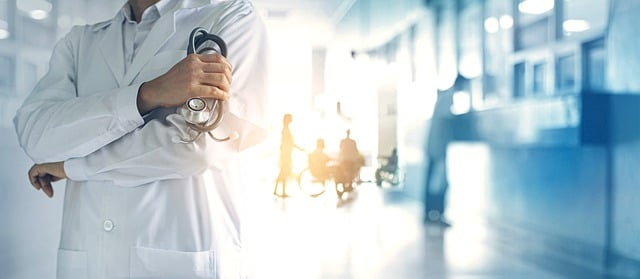
#> input picture images/cloud_computing_640_2.jpg, 640 x 279 px
$ python -i imageproc.py   (imports and definitions only)
#> lines starting #> are read from the running program, lines starting #| are printed output that depends on the picture
"""
Methods for image processing
Andreas Werdich
Center for Computational Biomedicine
"""

import os
import copy
import numpy as np
import cv2
import logging
from skimage import io
from PIL import Image

logger = logging.getLogger(name=__name__)


def clip_range(r, max_val):
    return max(min(r, max_val), 0)


# [61 lines left out: functions transform_box, crop_image, is_image, validate_image_data, not called in this run]


class ImageData:
    """ Load and transform images """

    def __init__(self, resize=None):
        self.resize = resize
        self.image_net_mean = [0.485, 0.456, 0.406]
        self.image_net_std = [0.229, 0.224, 0.225]

    # [101 lines left out: functions load_image, image_size, np_square_pad, np2color, convert_transparent_png, resize_image_list, not called in this run]

    def hist_eq(self, img):
        """ Adaptive histogram equalization
        Parameters:
            img (np.ndarray) RGB image
        Returns:
            enhanced_img (np.ndarray) RGB image with enhanced contrast
        """
        lab = cv2.cvtColor(img, cv2.COLOR_RGB2LAB)
#> lab: shape (279, 640, 3); mean of channels 0, 1, 2 201.6, 124.8, 122.4
        l_channel, a, b = cv2.split(lab)
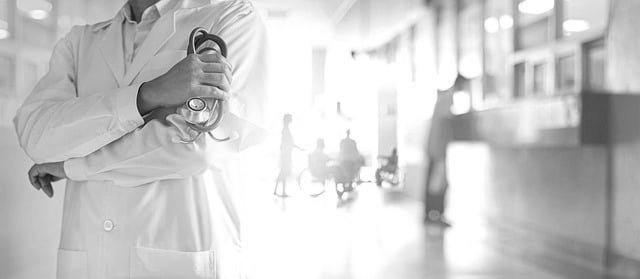
#> l_channel: shape (279, 640); min 8, max 255, mean 201.6
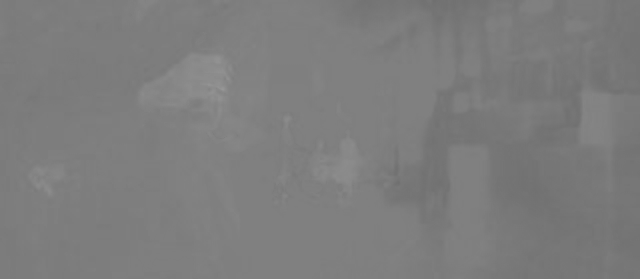
#> a: shape (279, 640); min 112, max 151, mean 124.8
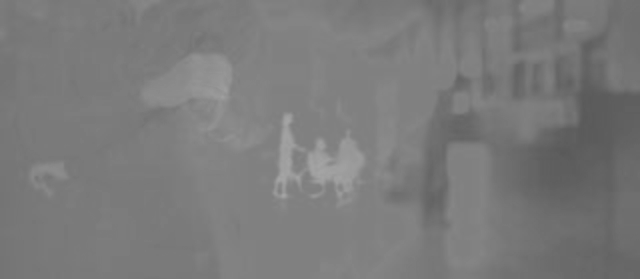
#> b: shape (279, 640); min 89, max 165, mean 122.4
        clahe = cv2.createCLAHE(clipLimit=2.0, tileGridSize=(8, 8))
        cl = clahe.apply(l_channel)
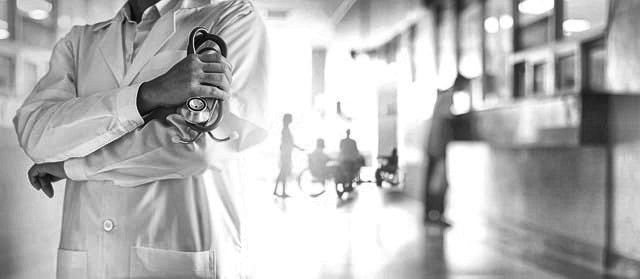
#> cl: shape (279, 640); min 3, max 255, mean 181.3
        lim_g = cv2.merge((cl, a, b))
#> lim_g: shape (279, 640, 3); mean of channels 0, 1, 2 181.3, 124.8, 122.4
        enhanced_img = cv2.cvtColor(lim_g, cv2.COLOR_LAB2RGB)
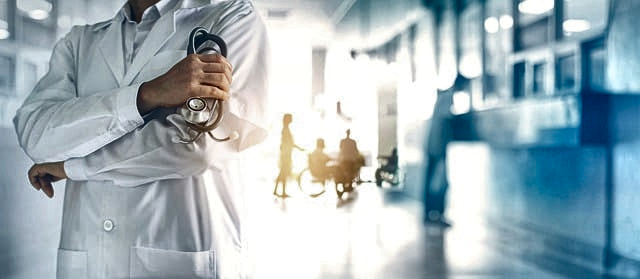
#> enhanced_img: shape (279, 640, 3); mean R, G, B 161.1, 178.3, 185.4
        return enhanced_img

>>> import cv2
>>> picture = cv2.cvtColor(cv2.imread('../../images/cloud_computing_640_2.jpg'), cv2.COLOR_BGR2RGB)
>>> result = ImageData().hist_eq(picture)

$ run again, on images/cloud_computing_640_3.jpg
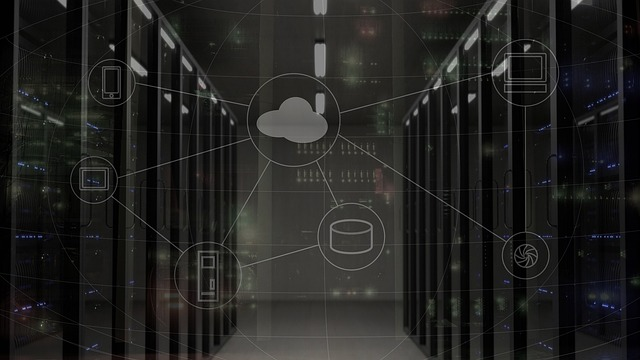
#> input picture images/cloud_computing_640_3.jpg, 640 x 360 px
#> lab: shape (360, 640, 3); mean of channels 0, 1, 2 34.7, 127.7, 129.3
#> in hist_eq, `cl = clahe.apply(l_channel)`:
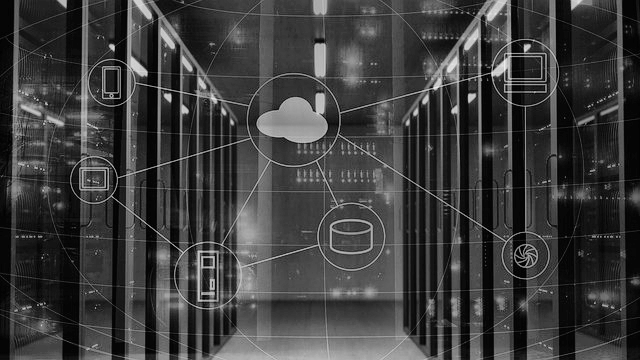
#> cl: shape (360, 640); min 1, max 240, mean 61.1
#> lim_g: shape (360, 640, 3); mean of channels 0, 1, 2 61.1, 127.7, 129.3

$ run again, on images/toothpositions.jpg
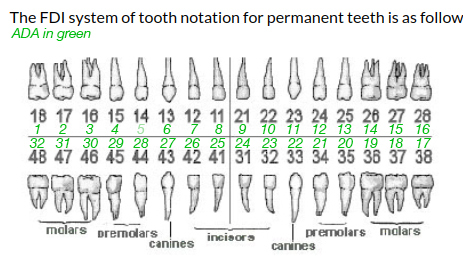
#> input picture images/toothpositions.jpg, 463 x 265 px
#> lab: shape (265, 463, 3); mean of channels 0, 1, 2 234.3, 127.2, 128.9
#> in hist_eq, `l_channel, a, b = cv2.split(lab)`:
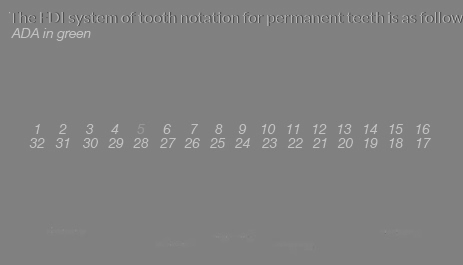
#> b: shape (265, 463); min 74, max 195, mean 128.9
#> lim_g: shape (265, 463, 3); mean of channels 0, 1, 2 226.4, 127.2, 128.9
#> in hist_eq, `enhanced_img = cv2.cvtColor(lim_g, cv2.COLOR_LAB2RGB)`:
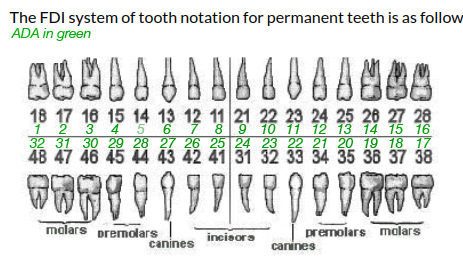
#> enhanced_img: shape (265, 463, 3); mean R, G, B 222.5, 224.8, 222.6
